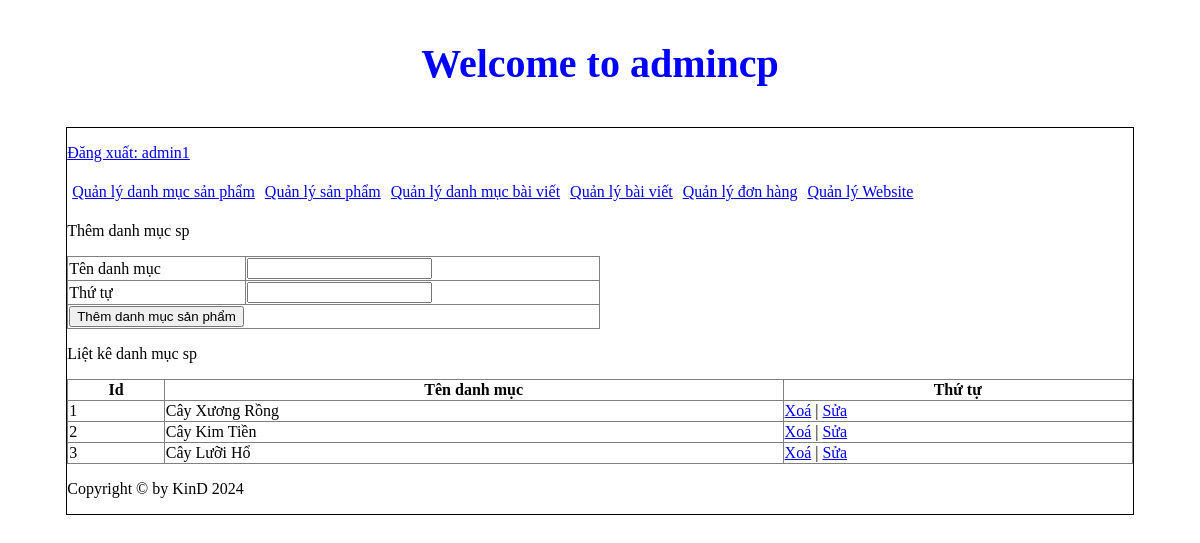
/admincp/index.php?action=quanlydanhmucsanpham&query=them (signed in), run on the app's committed database.
### tables this page shows
CREATE TABLE `tbl_danhmuc` (
  `id_danhmuc` int(11) NOT NULL,
  `tendanhmuc` varchar(100) NOT NULL,
  `thutu` int(11) NOT NULL
);

### admincp/modules/quanlydanhmucsp/lietke.php (the view)
<?php
    $sql_lietke_danhmucsp = "SELECT * FROM tbl_danhmuc ORDER BY thutu ASC";
    $query_lietke_danhmucsp = mysqli_query($mysqli, $sql_lietke_danhmucsp);
?>
<p>Liệt kê danh mục sp</p>
<table style="width: 100%; border-collapse: collapse" border="1">
    <tr>
        <th>Id</th>
        <th>Tên danh mục</th>
        <th>Thứ tự</th>
    </tr>
    <?php
        $i = 0;
        while($row = mysqli_fetch_array($query_lietke_danhmucsp)){
            $i++;
    ?>
    <tr>
        <td><?php echo $i ?></td>
        <td><?php echo $row['tendanhmuc'] ?></td>
        <td>
            <a href="modules/quanlydanhmucsp/xuly.php?iddanhmuc=<?php echo $row['id_danhmuc'] ?> ">Xoá</a> | <a
                href="?action=quanlydanhmucsanpham&query=sua&iddanhmuc=<?php echo $row['id_danhmuc'] ?> ">Sửa</a>
        </td>
    </tr>
    <?php
        }
    ?>
</table>

### data on the page
tbl_danhmuc: tendanhmuc "Cây Xương Rồng"
tbl_danhmuc: tendanhmuc "Cây Kim Tiền"
tbl_danhmuc: tendanhmuc "Cây Lưỡi Hổ"

### other printed values
$_SESSION['dangnhap'] "admin1"
